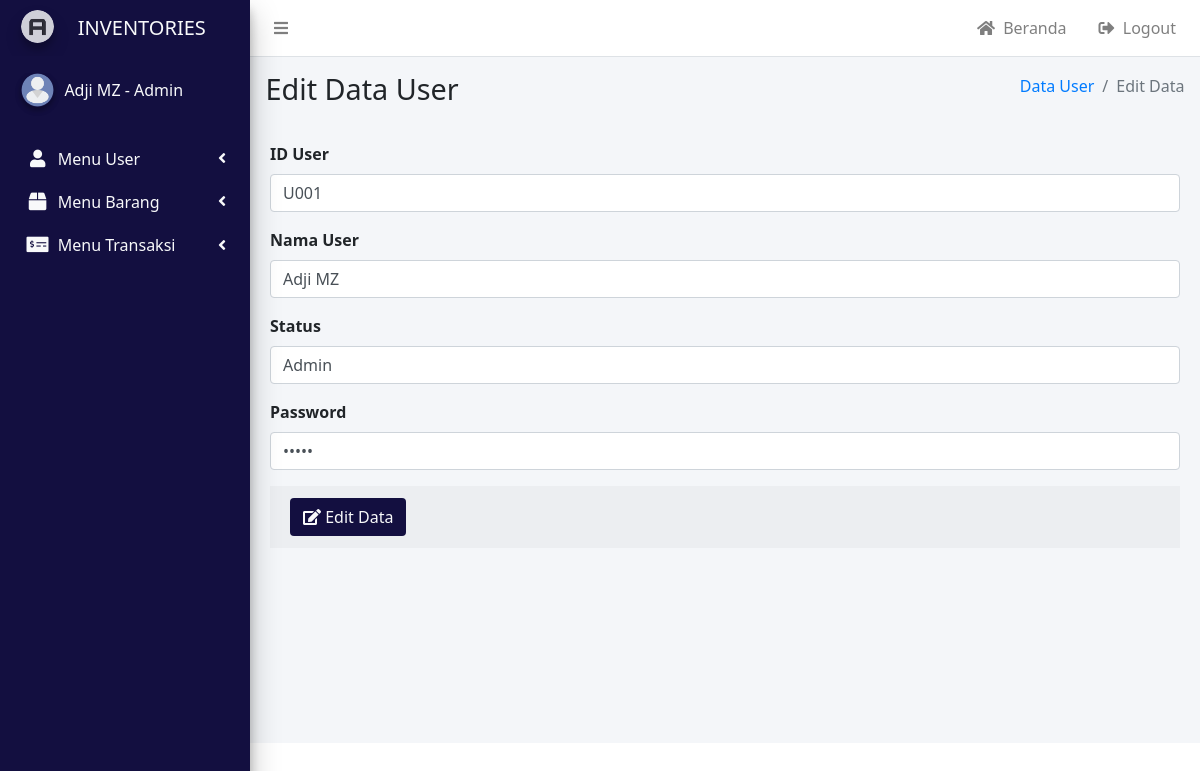
Screenshot of /index.php?page=edit_user&kode=U001 (signed in) with the database file from the repository.
### tables this page shows
CREATE TABLE `tb_user` (
  `id_user` varchar(10) NOT NULL,
  `nama_user` varchar(50) NOT NULL,
  `email` varchar(80) NOT NULL,
  `status` varchar(10) NOT NULL,
  `password` varchar(10) NOT NULL
);

### page/user/edit_user.php (the view)
<?php
    $sql = $mysqli->query("SELECT * FROM tb_user WHERE id_user = '$_GET[kode]'");
    $data = mysqli_fetch_assoc($sql);
?>
  <section class="content-header">
    <div class="container-fluid">
      <div class="row">
        <div class="col-sm-6">
          <h1>Edit Data User</h1>
        </div>
        <div class="col-sm-6">
          <ol class="breadcrumb float-sm-right">
            <li class="breadcrumb-item"><a href="index.php?page=data_user">Data User</a></li>
            <li class="breadcrumb-item active">Edit Data</li>
          </ol>
        </div>
      </div>
    </div>
  </section>
<form role="form" method="post" action="index.php?page=proses_edit_user">
  <div class="card-body">
    <div class="form-group">
      <label for="exampleInputEmail1">ID User</label>
      <input type="Text" class="form-control" placeholder="Masukan ID" name="id" value="<?php echo $data['id_user']; ?>">
    </div>
    <div class="form-group">
      <label for="exampleInputEmail1">Nama User</label>
      <input type="Text" class="form-control" placeholder="Masukan Nama" name="nama" value="<?php echo $data['nama_user']; ?>">
    </div>
    <div class="form-group">
      <label for="exampleInputEmail1">Status</label>
      <input type="Text" class="form-control" placeholder="Masukan Status" name="status" value="<?php echo $data['status']; ?>">
    </div>
    <div class="form-group">
      <label for="exampleInputPassword1">Password</label>
      <input type="password" class="form-control" placeholder="Password" name="password" value="<?php echo $data['password']; ?>">
    </div>
  <div class="card-footer">
    <button type="submit" class="btn text-light" style="background-color: #130f40;" onclick="return confirm('Edit data?');"><i class="fa fa-edit"></i> Edit Data</button>
  </div>
</form>

### index.php (style rules this page uses)
* { font-family: Calibri, Candara, Segoe, "Segoe UI", Optima, Arial, sans-serif; }

### rows the page displays
tb_user: id "U001", nama "Adji MZ", status "Admin"

### other values shown
$id_nama "Adji MZ"
$id_status "Admin"
